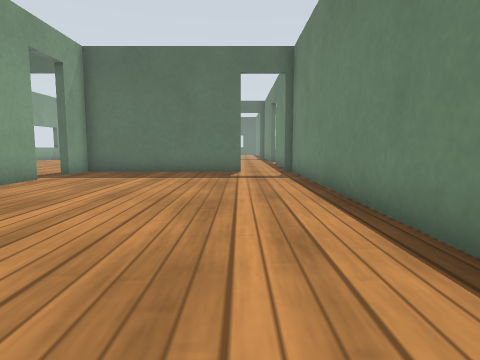
view 1 (above)

16 first-person views from a walk through a Gazebo world. The camera is 0.5 m above the floor, tilts 6° down and sees 75° across. The floor is counted in squares, 0.5 m on a side. Each view is taken from the middle of a square. On the plan, view 1 faces up. The plan holds only what a view shows up to about 12 squares ahead; the rest is blank. Simple patterns stand in for the simulator's built-in surfaces.

view 2
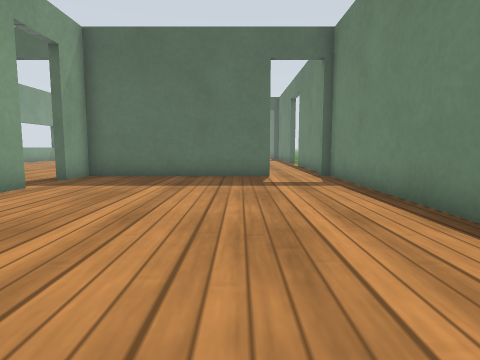

view 3
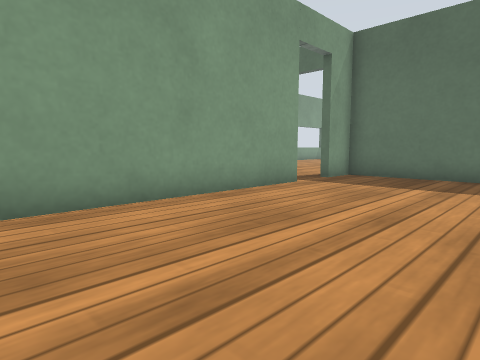

view 4
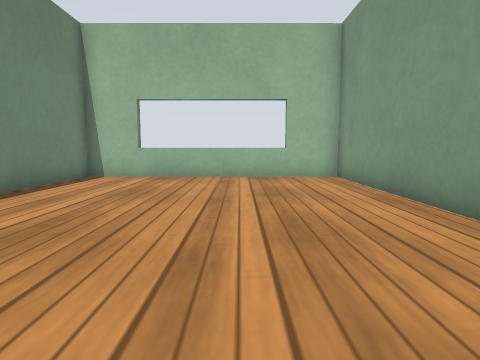

view 5
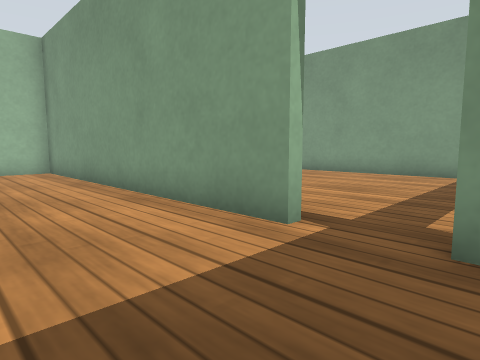

view 6
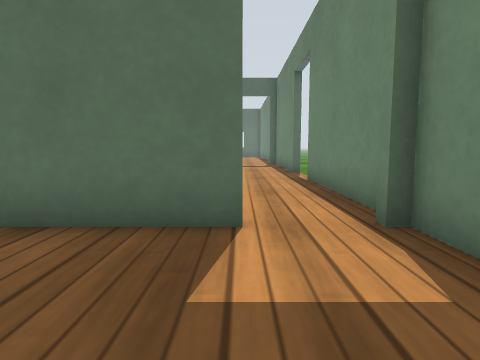

view 7
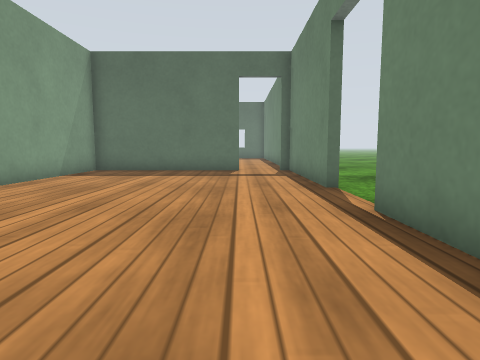

view 8
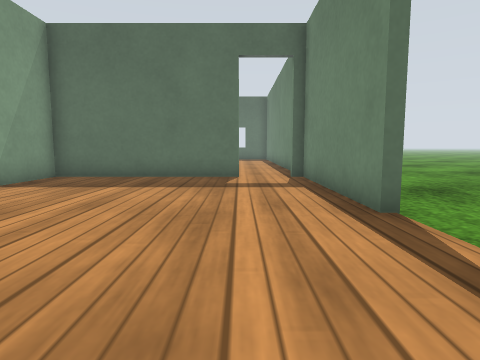

view 9
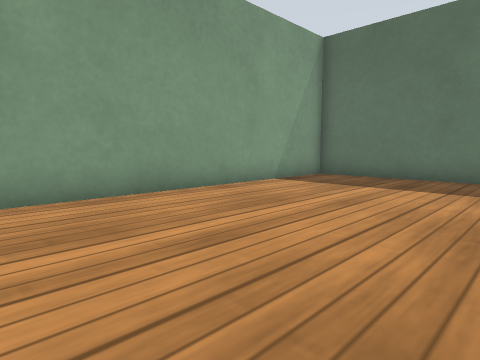

view 10
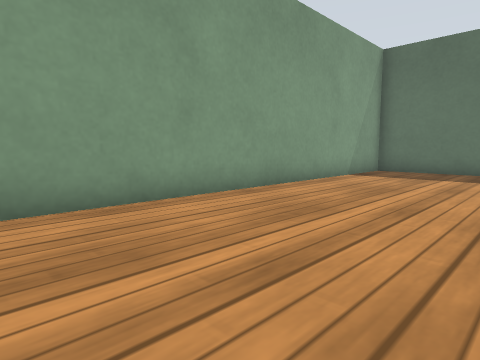

view 11
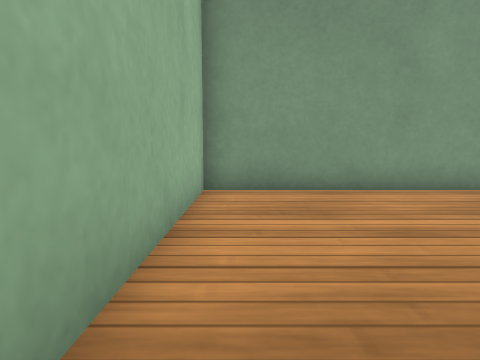

view 12
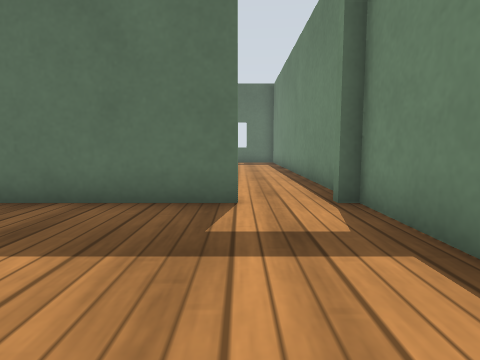

view 13
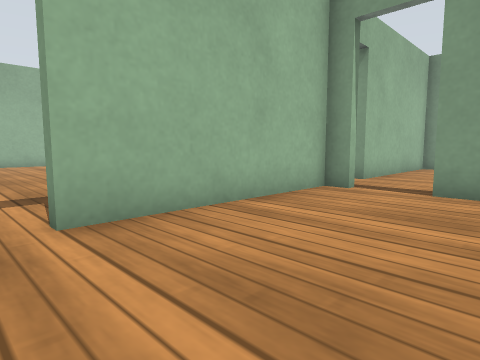

view 14
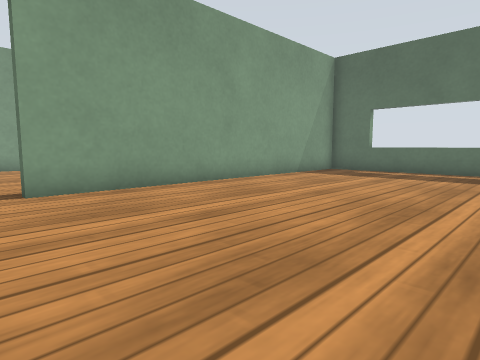

view 15
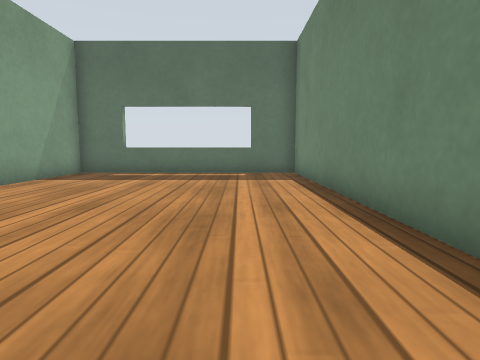

view 16
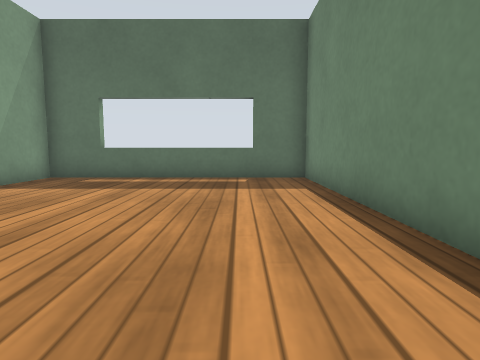

### Floor plan
Points are (right, up) in squares from view 1. A wall is a line through its corners. A room is listed if a view was taken in it or the views show most of it. See-through windows are left out.
Room 1 (views 1, 2, 3, 4, 5, 6)
walls: (-6.3, 9.7) (-6.3, -1.6) (2.2, -1.6) (2.2, 12.8); (0.1, 12.8) (-6.3, 12.8) (-6.3, 11.4)
ways out: open door at (0.5, 13) to room 2; open door at (-6.5, 10.5)
Room 2 (views 7, 8, 9, 10, 11, 12)
walls: (2.2, 21.6) (2.2, 27.5); (0, 27.5) (-6.2, 27.5) (-6.3, 13.1) (0, 13.1); (2.2, 13.8) (2.2, 19)
ways out: open door at (0.5, 13) to room 1; open door at (0.5, 28) to room 3; open door at (2, 20)
Room 3 (views 13, 14, 15, 16)
walls: (2.2, 29.1) (2.2, 42.2) (-6.2, 42.2) (-6.2, 30.3); (-6.2, 27.9) (0, 27.9)
ways out: open door at (0.5, 28) to room 2; open door at (-6.8, 29)

Where each view was taken, in squares from view 1:
view 1: 0 up, 0 right, facing up
view 2: 2 up, 1 left, facing up
view 3: 2 up, 1 left, facing up-left
view 4: 9 up, 3 left, facing down
view 5: 12 up, 3 left, facing down-left
view 6: 9 up, 0 right, facing up
view 7: 14 up, 0 right, facing up
view 8: 17 up, 0 right, facing up
view 9: 17 up, 0 right, facing up-left
view 10: 14 up, 1 left, facing up-left
view 11: 14 up, 1 right, facing left
view 12: 22 up, 0 right, facing up
view 13: 32 up, 1 right, facing down-left
view 14: 29 up, 1 right, facing up-left
view 15: 30 up, 0 right, facing up
view 16: 32 up, 0 right, facing up
